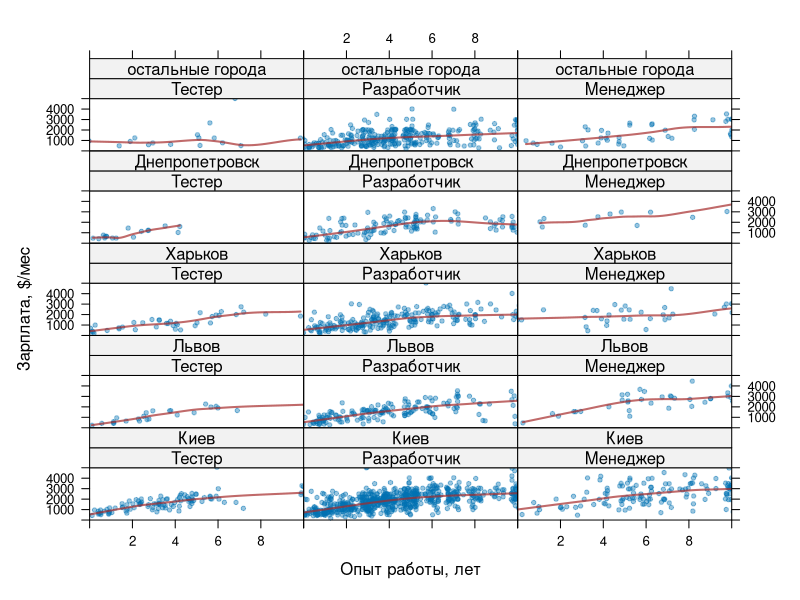
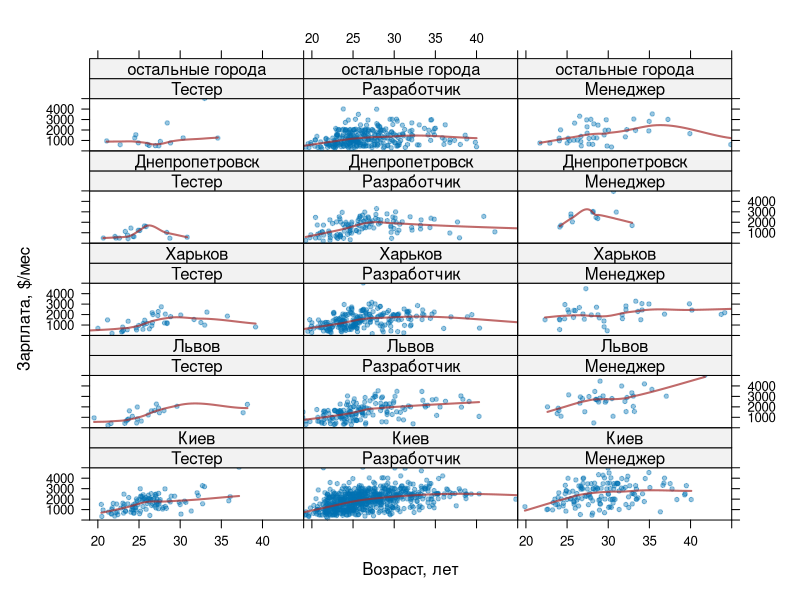

Recreate these plots in R, in order.
#!/usr/bin/env Rscript

dd <- read.csv("data/2011_may_final.csv")

dd <- dd[dd$cls != "",]

dd$cls <- factor(dd$cls,
  levels=c("QA", "DEV", "PM"),
  labels=c("Тестер", "Разработчик", "Менеджер"))

dd$loc <- factor(dd$loc,
  levels=c("Киев", "Львов", "Харьков", "Днепр.", "other"),
  labels=c("Киев", "Львов", "Харьков", "Днепропетровск", "остальные города"))

dd$salaryJitter <- dd$salary  + runif(length(dd$salary ), -50, 50)
dd$expJitter    <- dd$exp     + runif(length(dd$exp    ), -.3, .3)
dd$ageJitter    <- dd$Возраст + runif(length(dd$Возраст), -.5, .5)

################################################################

library(lattice)

png(filename="reports/may2011/salary.%03d.png",
    width=1024, height=1024, res=90)

panel.scatter.loess <- function(x,y) {
  panel.xyplot(x, y, alpha=0.4, pch=20)
  panel.loess(x, y, col="brown", lwd=2, alpha=0.7)
}

xyplot(salaryJitter ~ expJitter | cls + loc, data=dd,
       xlim=c(0, 10), ylim=c(0,5000),
       panel=panel.scatter.loess,
       xlab="Опыт работы, лет", ylab="Зарплата, $/мес")

xyplot(salaryJitter ~ ageJitter | cls + loc, data=dd,
       xlim=c(19, 45), ylim=c(0,5000),
       panel=panel.scatter.loess,
       xlab="Возраст, лет", ylab="Зарплата, $/мес")

invisible(dev.off())
